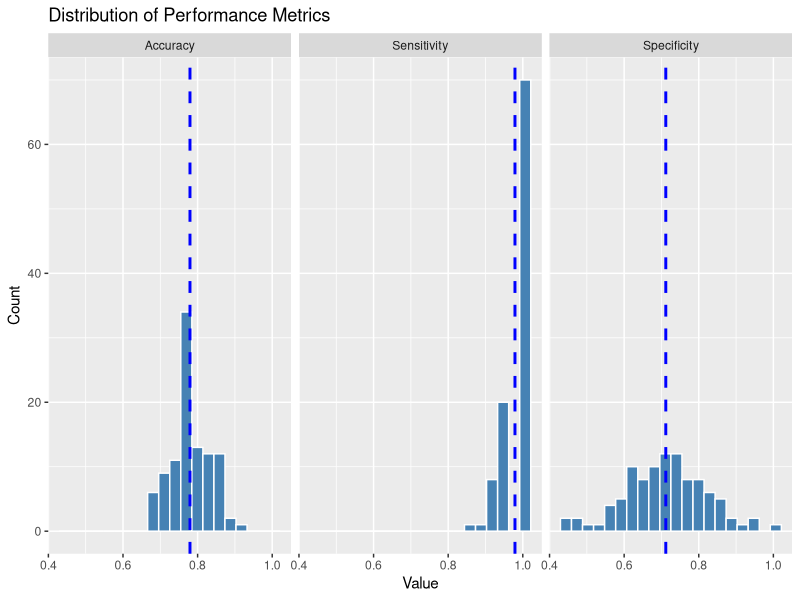

The R script that drew this image:
## ---- chunk 1
library(caret)
library(tidyr)
library(plyr)
library(jsonlite)
library(dplyr)
library(tidyverse)
library(caret)
library(e1071)
summary(iris)
iris_selected <- select(iris, "Sepal.Length", "Sepal.Width", "Species")
# head(iris_selected)
# sum(is.na(iris_selected$Sepal.Width))
## ---- chunk 2
iterations = 100
masterAcc = numeric(iterations) #initialize a vector of 100
masterSens = numeric(iterations)
masterSpec = numeric(iterations)

splitPerc = .7 #Training / Test split Percentage

for(j in 1:iterations)
{
  #do not set seed so this is a different train-test split every time
  trainIndices = sample(1:dim(iris_selected)[1],round(splitPerc * dim(iris_selected)[1]))
  train = iris_selected[trainIndices,]
  test = iris_selected[-trainIndices,]
  
  model = naiveBayes(train[,c(1,2)],train$Species)
  table(predict(model,test[,c(1,2)]),test$Species)
  CM = confusionMatrix(table(predict(model,test[,c(1,2)]),test$Species))
  masterAcc[j] = CM$overall[1]
  masterSens[j] = CM$byClass[1]
  masterSpec[j] = CM$byClass[2]
}

MeanAcc = mean(masterAcc) # 0.7753333
MeanSens = mean(masterSens) # 0.9779298
MeanSpec = mean(masterSpec) # 0.7227796

df <- bind_rows(
  data.frame(value = masterAcc, metric = "Accuracy"),
  data.frame(value = masterSens, metric = "Sensitivity"),
  data.frame(value = masterSpec, metric = "Specificity")
)
means <- df %>%
  group_by(metric) %>%
  summarise(mean_value = mean(value))

ggplot(df, aes(x = value)) +
  geom_histogram(bins = 20, fill = "steelblue", color = "white") +
  geom_vline(data = means,
             aes(xintercept = mean_value),
             linetype = "dashed",
             color = "blue",
             linewidth = 1) +
  facet_wrap(~ metric) +
  labs(title = "Distribution of Performance Metrics",
       x = "Value",
       y = "Count")




## ---- chunk 3
